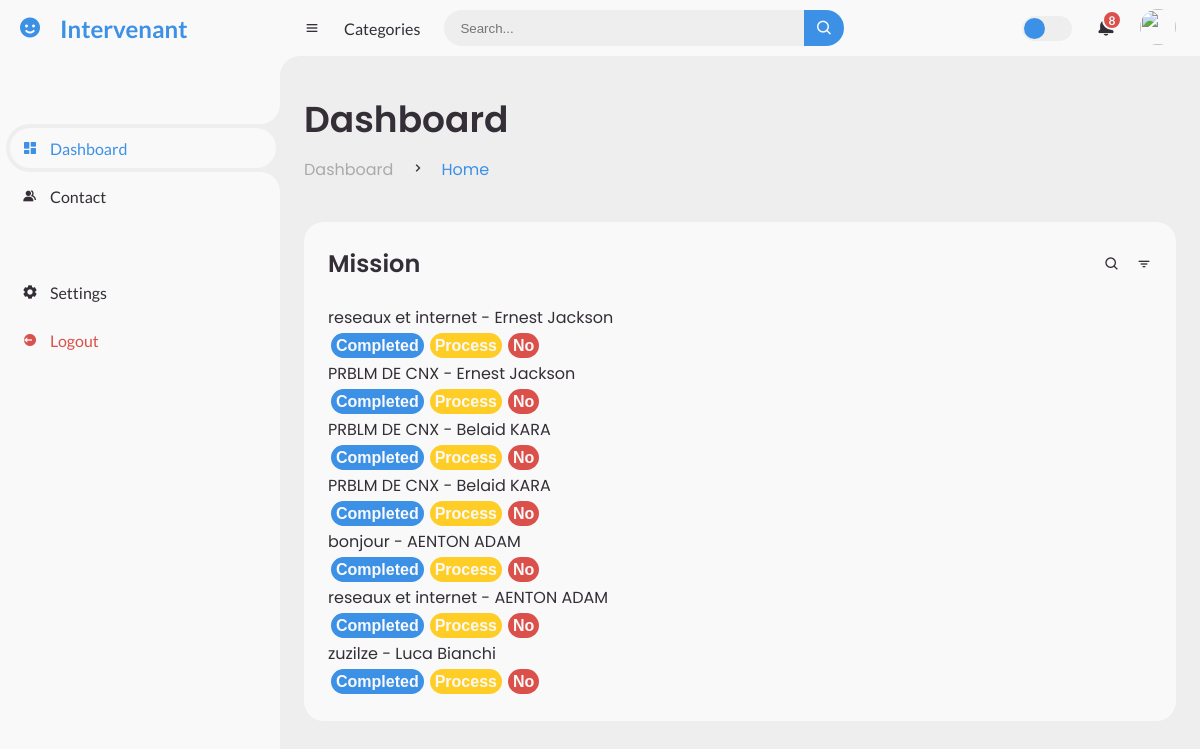
Page /inter.php on the committed database.
### tables this page shows
CREATE TABLE `commentaire` (
  `id_Commentaire` int(50) NOT NULL,
  `description_Commentaire` varchar(256) DEFAULT NULL,
  `id_Client` int(50) DEFAULT NULL,
  `Statut` varchar(255) DEFAULT NULL,
  `id_Intervenant` int(11) DEFAULT NULL
);

CREATE TABLE `client` (
  `id_Client` int(50) NOT NULL,
  `nom_Client` varchar(256) DEFAULT NULL,
  `prénom_Client` varchar(256) DEFAULT NULL,
  `téléphone_Client` int(10) DEFAULT NULL,
  `email` varchar(255) DEFAULT NULL,
  `mot_de_passe` varchar(255) DEFAULT NULL,
  `Statut` varchar(255) NOT NULL,
  `role` varchar(50) NOT NULL DEFAULT 'client' CHECK (`role` in ('client','admin','standardist','intervenet')),
  `degré_d'urgence` int(11) NOT NULL
);

### inter.php (the view, shortened to what this page needs)
<!DOCTYPE html>
<html lang="fr">
<head>
    <link href='https://unpkg.com/boxicons@2.0.9/css/boxicons.min.css' rel='stylesheet'>
    <link rel="stylesheet" href="style.css">
</head>
<body>
    <section id="sidebar">
        <a href="#" class="brand">
            <i class='bx bxs-smile'></i>
            <span class="text">Intervenant</span>
        </a>
        <ul class="side-menu top">
            <li class="active">
                <a href="analytics.html">
                    <i class='bx bxs-dashboard' ></i>
                    <span class="text">Dashboard</span>
                </a>
            </li>
            <li>
                <a href="message.html">
                    <i class='bx bxs-group' ></i>
                    <span class="text">Contact</span>
                </a>
            </li>
        </ul>
        <ul class="side-menu">
            <li>
                <a href="settings.html">
                    <i class='bx bxs-cog' ></i>
                    <span class="text">Settings</span>
                </a>
            </li>
            <li>
                <a href="login.html" class="logout">
                    <i class='bx bxs-log-out-circle' ></i>
                    <span class="text">Logout</span>
                </a>
            </li>
        </ul>
    </section>
    <section id="content">
        <nav>
            <i class='bx bx-menu' ></i>
            <a href="#" class="nav-link">Categories</a>
            <form action="#">
                <div class="form-input">
                    <input type="search" placeholder="Search...">
                    <button type="submit" class="search-btn"><i class='bx bx-search' ></i></button>
                </div>
            </form>
            <label for="switch-mode" class="switch-mode"></label>
            <a href="#" class="notification">
                <span class="num">8</span>
            </a>
            <a href="#" class="profile">
                <img src="img/people.jpg">
            </a>
        </nav>
        <main>
            <div class="head-title">
                <div class="left">
                    <h1>Dashboard</h1>
                    <ul class="breadcrumb">
                        <li>
                            <a href="#">Dashboard</a>
                        </li>
                        <li><i class='bx bx-chevron-right' ></i></li>
                        <li>
                            <a class="active" href="#">Home</a>
                        </li>
                    </ul>
            </div>
            <div class="table-data">
                <div class="order">
                    <div class="head">
                        <h3>Mission</h3>
                        <i class='bx bx-search' ></i>
                        <i class='bx bx-filter' ></i>
                    </div>
                    <table>
                        <thead>
                            <tr>
<?php
$servername = "localhost";
$username = "root";
$password = "";
$dbname = "db";
$conn = new mysqli($servername, $username, $password, $dbname);
$sql = "SELECT commentaire.id_Commentaire, commentaire.description_Commentaire, client.nom_Client, client.prénom_Client FROM commentaire INNER JOIN client ON commentaire.id_Client = client.id_Client";
$result = $conn->query($sql);
if ($result->num_rows > 0) {
    while($row = $result->fetch_assoc()) {
        echo "<li>";
        echo "<p>" . htmlspecialchars($row["description_Commentaire"]) . " - " . htmlspecialchars($row["nom_Client"]) . " " . htmlspecialchars($row["prénom_Client"]) . "</p>";
        echo "<form action='' method='post'>";
        echo "<button type='submit' name='status' value='completed' class='complete-btn'>Completed</button>";
        echo "<button type='submit' name='status' value='process' class='prg-btn'>Process</button>";
        echo "<button type='submit' name='status' value='no' class='No-btn'>No</button>";
        echo "</form>";
        echo "</li>";
    }
} else {
    echo "0 results";
}
?>
                    </table>
            </div>
        </main>
    </section>
</body>
</html>

### rows in the picture
commentaire: description_Commentaire "reseaux et internet", id_Client.nom_Client "Ernest", id_Client.prénom_Client "Jackson"
commentaire: description_Commentaire "PRBLM DE CNX", id_Client.nom_Client "Ernest", id_Client.prénom_Client "Jackson"
commentaire: description_Commentaire "PRBLM DE CNX", id_Client.nom_Client "Belaid", id_Client.prénom_Client "KARA"
commentaire: description_Commentaire "PRBLM DE CNX", id_Client.nom_Client "Belaid", id_Client.prénom_Client "KARA"
commentaire: description_Commentaire "bonjour", id_Client.nom_Client "AENTON", id_Client.prénom_Client "ADAM"
commentaire: description_Commentaire "reseaux et internet", id_Client.nom_Client "AENTON", id_Client.prénom_Client "ADAM"
commentaire: description_Commentaire "zuzilze", id_Client.nom_Client "Luca", id_Client.prénom_Client "Bianchi"
